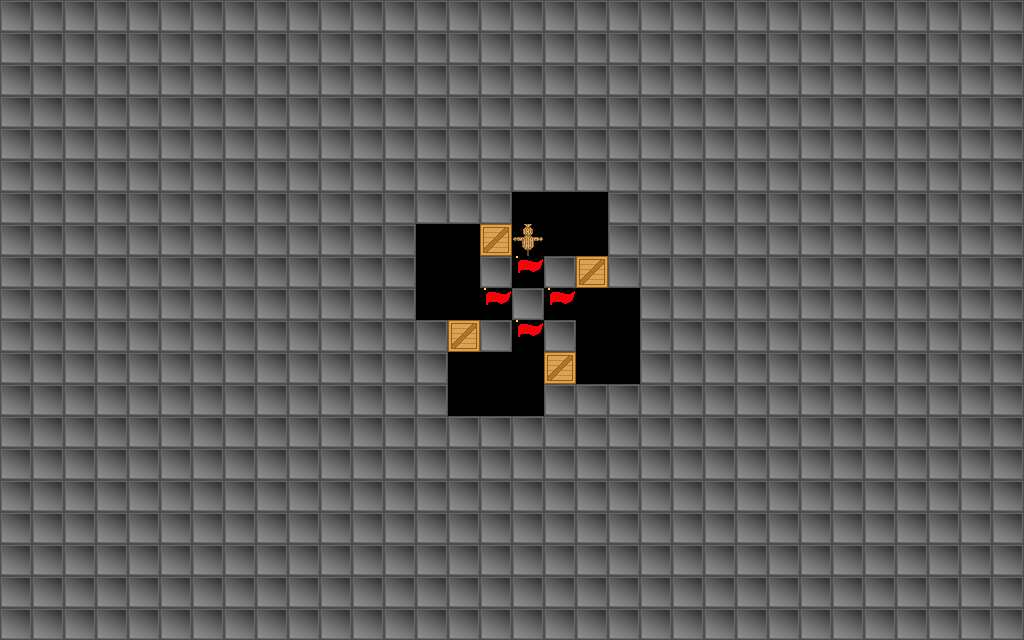

This game map was drawn from its Tiled (.tmx) file and the tilesets committed beside it. A one-line description and the full map source follow:
An orthogonal 32x20 tile map with 32x32 px tiles, 1 tile layer (タイル・レイヤー 1).

<map version="1.2" tiledversion="1.3.4" orientation="orthogonal" renderorder="right-down" width="32" height="20" tilewidth="32" tileheight="32" infinite="0" nextlayerid="2" nextobjectid="1">
 <editorsettings>
  <export target="../Sokoban/Resources/Map/Stage5.csv" format="csv" />
 </editorsettings>
 <tileset firstgid="1" source="../Sokoban/Resources/Image/MapChip.tsx" />
 <layer id="1" name="タイル・レイヤー 1" width="32" height="20">
  <data encoding="csv">
1,1,1,1,1,1,1,1,1,1,1,1,1,1,1,1,1,1,1,1,1,1,1,1,1,1,1,1,1,1,1,1,
1,1,1,1,1,1,1,1,1,1,1,1,1,1,1,1,1,1,1,1,1,1,1,1,1,1,1,1,1,1,1,1,
1,1,1,1,1,1,1,1,1,1,1,1,1,1,1,1,1,1,1,1,1,1,1,1,1,1,1,1,1,1,1,1,
1,1,1,1,1,1,1,1,1,1,1,1,1,1,1,1,1,1,1,1,1,1,1,1,1,1,1,1,1,1,1,1,
1,1,1,1,1,1,1,1,1,1,1,1,1,1,1,1,1,1,1,1,1,1,1,1,1,1,1,1,1,1,1,1,
1,1,1,1,1,1,1,1,1,1,1,1,1,1,1,1,1,1,1,1,1,1,1,1,1,1,1,1,1,1,1,1,
1,1,1,1,1,1,1,1,1,1,1,1,1,1,1,1,0,0,0,1,1,1,1,1,1,1,1,1,1,1,1,1,
1,1,1,1,1,1,1,1,1,1,1,1,1,0,0,3,4,0,0,1,1,1,1,1,1,1,1,1,1,1,1,1,
1,1,1,1,1,1,1,1,1,1,1,1,1,0,0,1,2,1,3,1,1,1,1,1,1,1,1,1,1,1,1,1,
1,1,1,1,1,1,1,1,1,1,1,1,1,0,0,2,1,2,0,0,1,1,1,1,1,1,1,1,1,1,1,1,
1,1,1,1,1,1,1,1,1,1,1,1,1,1,3,1,2,1,0,0,1,1,1,1,1,1,1,1,1,1,1,1,
1,1,1,1,1,1,1,1,1,1,1,1,1,1,0,0,0,3,0,0,1,1,1,1,1,1,1,1,1,1,1,1,
1,1,1,1,1,1,1,1,1,1,1,1,1,1,0,0,0,1,1,1,1,1,1,1,1,1,1,1,1,1,1,1,
1,1,1,1,1,1,1,1,1,1,1,1,1,1,1,1,1,1,1,1,1,1,1,1,1,1,1,1,1,1,1,1,
1,1,1,1,1,1,1,1,1,1,1,1,1,1,1,1,1,1,1,1,1,1,1,1,1,1,1,1,1,1,1,1,
1,1,1,1,1,1,1,1,1,1,1,1,1,1,1,1,1,1,1,1,1,1,1,1,1,1,1,1,1,1,1,1,
1,1,1,1,1,1,1,1,1,1,1,1,1,1,1,1,1,1,1,1,1,1,1,1,1,1,1,1,1,1,1,1,
1,1,1,1,1,1,1,1,1,1,1,1,1,1,1,1,1,1,1,1,1,1,1,1,1,1,1,1,1,1,1,1,
1,1,1,1,1,1,1,1,1,1,1,1,1,1,1,1,1,1,1,1,1,1,1,1,1,1,1,1,1,1,1,1,
1,1,1,1,1,1,1,1,1,1,1,1,1,1,1,1,1,1,1,1,1,1,1,1,1,1,1,1,1,1,1,1
</data>
 </layer>
</map>
